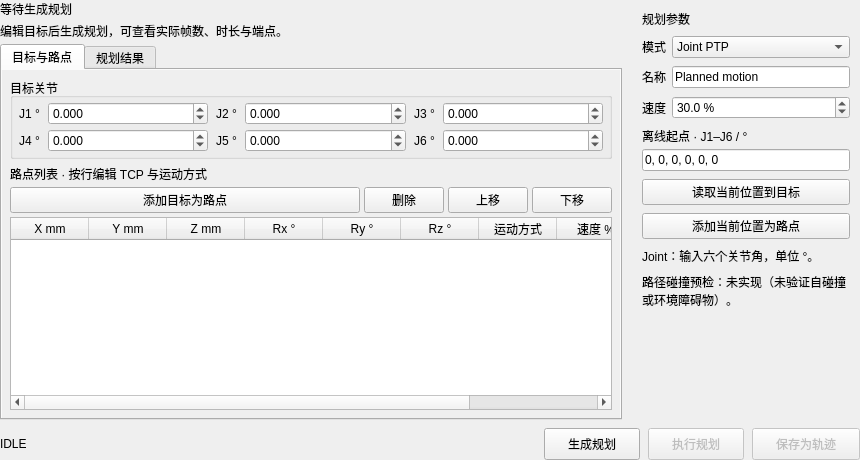
<?xml version="1.0" encoding="UTF-8"?>
<ui version="4.0">
 <class>PlanningPanel</class>
 <widget class="QWidget" name="PlanningPanel">
  <property name="geometry"><rect><x>0</x><y>0</y><width>860</width><height>460</height></rect></property>
  <property name="density" stdset="0"><string notr="true">compact</string></property>
  <layout class="QVBoxLayout" name="planning_page_layout" stretch="1,0">
   <property name="spacing"><number>8</number></property>
   <property name="leftMargin"><number>0</number></property>
   <property name="topMargin"><number>0</number></property>
   <property name="rightMargin"><number>0</number></property>
   <property name="bottomMargin"><number>0</number></property>
   <item>
    <layout class="QHBoxLayout" name="planning_workspace_layout" stretch="1,0">
     <property name="spacing"><number>10</number></property>
     <item>
      <widget class="QWidget" name="planning_editor_panel" native="true">
       <layout class="QVBoxLayout" name="planning_editor_layout" stretch="0,0,1">
        <property name="spacing"><number>4</number></property>
        <property name="leftMargin"><number>0</number></property>
        <property name="topMargin"><number>0</number></property>
        <property name="rightMargin"><number>0</number></property>
        <property name="bottomMargin"><number>0</number></property>
        <item>
         <widget class="QLabel" name="planning_result_state">
          <property name="text"><string>等待生成规划</string></property>
          <property name="wordWrap"><bool>true</bool></property>
          <property name="role" stdset="0"><string notr="true">sectionTitle</string></property>
         </widget>
        </item>
        <item>
         <widget class="QLabel" name="planning_result_summary">
          <property name="text"><string>编辑目标后生成规划，可查看实际帧数、时长与端点。</string></property>
          <property name="wordWrap"><bool>true</bool></property>
          <property name="role" stdset="0"><string notr="true">mutedText</string></property>
         </widget>
        </item>
        <item>
         <widget class="QTabWidget" name="planning_editor_tabs">
          <property name="currentIndex"><number>0</number></property>
          <widget class="QWidget" name="planning_targets_tab">
           <attribute name="title"><string>目标与路点</string></attribute>
           <layout class="QVBoxLayout" name="planning_targets_tab_layout">
            <property name="leftMargin"><number>0</number></property>
            <property name="topMargin"><number>0</number></property>
            <property name="rightMargin"><number>0</number></property>
            <property name="bottomMargin"><number>0</number></property>
            <item>
             <widget class="QScrollArea" name="planning_editor_scroll">
              <property name="frameShape"><enum>QFrame::NoFrame</enum></property>
              <property name="horizontalScrollBarPolicy"><enum>Qt::ScrollBarAlwaysOff</enum></property>
              <property name="widgetResizable"><bool>true</bool></property>
              <widget class="QWidget" name="planning_editor_content">
               <layout class="QVBoxLayout" name="planning_target_content_layout" stretch="0,1">
                <property name="spacing"><number>6</number></property>
                <property name="leftMargin"><number>8</number></property>
                <property name="topMargin"><number>8</number></property>
                <property name="rightMargin"><number>8</number></property>
                <property name="bottomMargin"><number>8</number></property>
                <item>
                 <widget class="QGroupBox" name="planning_target_group">
                  <property name="title"><string>目标关节</string></property>
                  <property name="sizePolicy"><sizepolicy hsizetype="Preferred" vsizetype="Fixed"><horstretch>0</horstretch><verstretch>0</verstretch></sizepolicy></property>
                  <layout class="QGridLayout" name="planning_target_grid" columnstretch="0,1,0,1,0,1">
                   <property name="leftMargin"><number>6</number></property>
                   <property name="topMargin"><number>4</number></property>
                   <property name="rightMargin"><number>6</number></property>
                   <property name="bottomMargin"><number>4</number></property>
                   <property name="horizontalSpacing"><number>8</number></property>
                   <property name="verticalSpacing"><number>4</number></property>
                   <item row="0" column="0"><widget class="QLabel" name="planning_target_labels_0"><property name="text"><string>J1 °</string></property></widget></item>
                   <item row="0" column="1">
                    <widget class="QDoubleSpinBox" name="planning_target_spins_0">
                     <property name="sizePolicy"><sizepolicy hsizetype="Ignored" vsizetype="Fixed"><horstretch>0</horstretch><verstretch>0</verstretch></sizepolicy></property>
                     <property name="minimumSize"><size><width>80</width><height>0</height></size></property>
                     <property name="decimals"><number>3</number></property>
                     <property name="minimum"><double>-100000.000000000000000</double></property>
                     <property name="maximum"><double>100000.000000000000000</double></property>
                    </widget>
                   </item>
                   <item row="0" column="2"><widget class="QLabel" name="planning_target_labels_1"><property name="text"><string>J2 °</string></property></widget></item>
                   <item row="0" column="3">
                    <widget class="QDoubleSpinBox" name="planning_target_spins_1">
                     <property name="sizePolicy"><sizepolicy hsizetype="Ignored" vsizetype="Fixed"><horstretch>0</horstretch><verstretch>0</verstretch></sizepolicy></property>
                     <property name="minimumSize"><size><width>80</width><height>0</height></size></property>
                     <property name="decimals"><number>3</number></property>
                     <property name="minimum"><double>-100000.000000000000000</double></property>
                     <property name="maximum"><double>100000.000000000000000</double></property>
                    </widget>
                   </item>
                   <item row="0" column="4"><widget class="QLabel" name="planning_target_labels_2"><property name="text"><string>J3 °</string></property></widget></item>
                   <item row="0" column="5">
                    <widget class="QDoubleSpinBox" name="planning_target_spins_2">
                     <property name="sizePolicy"><sizepolicy hsizetype="Ignored" vsizetype="Fixed"><horstretch>0</horstretch><verstretch>0</verstretch></sizepolicy></property>
                     <property name="minimumSize"><size><width>80</width><height>0</height></size></property>
                     <property name="decimals"><number>3</number></property>
                     <property name="minimum"><double>-100000.000000000000000</double></property>
                     <property name="maximum"><double>100000.000000000000000</double></property>
                    </widget>
                   </item>
                   <item row="1" column="0"><widget class="QLabel" name="planning_target_labels_3"><property name="text"><string>J4 °</string></property></widget></item>
                   <item row="1" column="1">
                    <widget class="QDoubleSpinBox" name="planning_target_spins_3">
                     <property name="sizePolicy"><sizepolicy hsizetype="Ignored" vsizetype="Fixed"><horstretch>0</horstretch><verstretch>0</verstretch></sizepolicy></property>
                     <property name="minimumSize"><size><width>80</width><height>0</height></size></property>
                     <property name="decimals"><number>3</number></property>
                     <property name="minimum"><double>-100000.000000000000000</double></property>
                     <property name="maximum"><double>100000.000000000000000</double></property>
                    </widget>
                   </item>
                   <item row="1" column="2"><widget class="QLabel" name="planning_target_labels_4"><property name="text"><string>J5 °</string></property></widget></item>
                   <item row="1" column="3">
                    <widget class="QDoubleSpinBox" name="planning_target_spins_4">
                     <property name="sizePolicy"><sizepolicy hsizetype="Ignored" vsizetype="Fixed"><horstretch>0</horstretch><verstretch>0</verstretch></sizepolicy></property>
                     <property name="minimumSize"><size><width>80</width><height>0</height></size></property>
                     <property name="decimals"><number>3</number></property>
                     <property name="minimum"><double>-100000.000000000000000</double></property>
                     <property name="maximum"><double>100000.000000000000000</double></property>
                    </widget>
                   </item>
                   <item row="1" column="4"><widget class="QLabel" name="planning_target_labels_5"><property name="text"><string>J6 °</string></property></widget></item>
                   <item row="1" column="5">
                    <widget class="QDoubleSpinBox" name="planning_target_spins_5">
                     <property name="sizePolicy"><sizepolicy hsizetype="Ignored" vsizetype="Fixed"><horstretch>0</horstretch><verstretch>0</verstretch></sizepolicy></property>
                     <property name="minimumSize"><size><width>80</width><height>0</height></size></property>
                     <property name="decimals"><number>3</number></property>
                     <property name="minimum"><double>-100000.000000000000000</double></property>
                     <property name="maximum"><double>100000.000000000000000</double></property>
                    </widget>
                   </item>
                  </layout>
                 </widget>
                </item>
                <item>
                 <widget class="QWidget" name="planning_waypoint_panel" native="true">
                  <layout class="QVBoxLayout" name="planning_waypoint_layout" stretch="0,0,1">
                   <property name="spacing"><number>4</number></property>
                   <property name="leftMargin"><number>0</number></property>
                   <property name="topMargin"><number>0</number></property>
                   <property name="rightMargin"><number>0</number></property>
                   <property name="bottomMargin"><number>0</number></property>
                   <item>
                    <widget class="QLabel" name="planning_waypoint_heading">
                     <property name="text"><string>路点列表 · 按行编辑 TCP 与运动方式</string></property>
                     <property name="wordWrap"><bool>false</bool></property>
                     <property name="role" stdset="0"><string notr="true">previewTitle</string></property>
                    </widget>
                   </item>
                   <item>
                    <layout class="QHBoxLayout" name="planning_waypoint_tools" stretch="1,0,0,0">
                     <property name="spacing"><number>4</number></property>
                     <item><widget class="QPushButton" name="planning_add_button"><property name="text"><string>添加目标为路点</string></property></widget></item>
                     <item><widget class="QPushButton" name="planning_delete_button"><property name="text"><string>删除</string></property></widget></item>
                     <item><widget class="QPushButton" name="planning_up_button"><property name="text"><string>上移</string></property></widget></item>
                     <item><widget class="QPushButton" name="planning_down_button"><property name="text"><string>下移</string></property></widget></item>
                    </layout>
                   </item>
                   <item>
                    <widget class="QTableWidget" name="planning_table">
                     <property name="minimumSize"><size><width>0</width><height>110</height></size></property>
                     <property name="toolTip"><string>位置单位 mm，姿态单位 °；运动方式填写 ptp 或 linear，速度为 %，停留为 s。可横向滚动查看全部列。</string></property>
                     <property name="alternatingRowColors"><bool>true</bool></property>
                     <property name="selectionBehavior"><enum>QAbstractItemView::SelectRows</enum></property>
                     <property name="selectionMode"><enum>QAbstractItemView::SingleSelection</enum></property>
                     <property name="editTriggers"><set>QAbstractItemView::DoubleClicked|QAbstractItemView::EditKeyPressed|QAbstractItemView::AnyKeyPressed</set></property>
                     <property name="rowCount"><number>0</number></property>
                     <property name="columnCount"><number>9</number></property>
                     <attribute name="horizontalHeaderMinimumSectionSize"><number>64</number></attribute>
                     <attribute name="horizontalHeaderDefaultSectionSize"><number>78</number></attribute>
                     <attribute name="verticalHeaderDefaultSectionSize"><number>28</number></attribute>
                     <column><property name="text"><string>X mm</string></property></column>
                     <column><property name="text"><string>Y mm</string></property></column>
                     <column><property name="text"><string>Z mm</string></property></column>
                     <column><property name="text"><string>Rx °</string></property></column>
                     <column><property name="text"><string>Ry °</string></property></column>
                     <column><property name="text"><string>Rz °</string></property></column>
                     <column><property name="text"><string>运动方式</string></property></column>
                     <column><property name="text"><string>速度 %</string></property></column>
                     <column><property name="text"><string>停留 s</string></property></column>
                    </widget>
                   </item>
                  </layout>
                 </widget>
                </item>
               </layout>
              </widget>
             </widget>
            </item>
           </layout>
          </widget>
          <widget class="QWidget" name="planning_result_tab">
           <attribute name="title"><string>规划结果</string></attribute>
           <layout class="QVBoxLayout" name="planning_result_layout">
            <property name="spacing"><number>6</number></property>
            <property name="leftMargin"><number>8</number></property>
            <property name="topMargin"><number>8</number></property>
            <property name="rightMargin"><number>8</number></property>
            <property name="bottomMargin"><number>8</number></property>
            <item>
             <widget class="QLabel" name="planning_result_caption">
              <property name="text"><string>规划详情 · 端点、速度、加速度与实际错误信息</string></property>
              <property name="wordWrap"><bool>true</bool></property>
              <property name="role" stdset="0"><string notr="true">previewTitle</string></property>
             </widget>
            </item>
            <item>
             <widget class="QPlainTextEdit" name="planning_preview_text">
              <property name="readOnly"><bool>true</bool></property>
              <property name="placeholderText"><string>生成规划后，在此查看实际结果。</string></property>
             </widget>
            </item>
           </layout>
          </widget>
         </widget>
        </item>
       </layout>
      </widget>
     </item>
     <item>
      <widget class="QFrame" name="planning_parameter_panel">
       <property name="minimumSize"><size><width>210</width><height>0</height></size></property>
       <property name="maximumSize"><size><width>228</width><height>16777215</height></size></property>
       <property name="role" stdset="0"><string notr="true">surfacePanel</string></property>
       <layout class="QVBoxLayout" name="planning_parameter_layout">
        <property name="leftMargin"><number>0</number></property>
        <property name="topMargin"><number>0</number></property>
        <property name="rightMargin"><number>0</number></property>
        <property name="bottomMargin"><number>0</number></property>
        <item>
         <widget class="QScrollArea" name="planning_parameter_scroll">
          <property name="frameShape"><enum>QFrame::NoFrame</enum></property>
          <property name="horizontalScrollBarPolicy"><enum>Qt::ScrollBarAlwaysOff</enum></property>
          <property name="widgetResizable"><bool>true</bool></property>
          <widget class="QWidget" name="planning_parameter_content">
           <layout class="QVBoxLayout" name="planning_parameter_content_layout">
            <property name="spacing"><number>8</number></property>
            <property name="leftMargin"><number>10</number></property>
            <property name="topMargin"><number>10</number></property>
            <property name="rightMargin"><number>10</number></property>
            <property name="bottomMargin"><number>10</number></property>
            <item><widget class="QLabel" name="planning_parameter_heading"><property name="text"><string>规划参数</string></property><property name="role" stdset="0"><string notr="true">sectionTitle</string></property></widget></item>
            <item>
             <layout class="QFormLayout" name="planning_parameter_form">
              <property name="horizontalSpacing"><number>6</number></property>
              <property name="verticalSpacing"><number>8</number></property>
              <property name="fieldGrowthPolicy"><enum>QFormLayout::AllNonFixedFieldsGrow</enum></property>
              <item row="0" column="0"><widget class="QLabel" name="planning_mode_label"><property name="text"><string>模式</string></property></widget></item>
              <item row="0" column="1">
               <widget class="QComboBox" name="planning_mode_combo">
                <item><property name="text"><string>Joint PTP</string></property></item>
                <item><property name="text"><string>TCP PTP</string></property></item>
                <item><property name="text"><string>TCP Linear</string></property></item>
                <item><property name="text"><string>Waypoints</string></property></item>
               </widget>
              </item>
              <item row="1" column="0"><widget class="QLabel" name="planning_name_label"><property name="text"><string>名称</string></property></widget></item>
              <item row="1" column="1"><widget class="QLineEdit" name="planning_name_edit"><property name="text"><string>Planned motion</string></property></widget></item>
              <item row="2" column="0"><widget class="QLabel" name="planning_speed_label"><property name="text"><string>速度</string></property></widget></item>
              <item row="2" column="1">
               <widget class="QDoubleSpinBox" name="planning_speed_spin">
                <property name="suffix"><string> %</string></property>
                <property name="decimals"><number>1</number></property>
                <property name="minimum"><double>1.000000000000000</double></property>
                <property name="maximum"><double>100.000000000000000</double></property>
                <property name="value"><double>30.000000000000000</double></property>
               </widget>
              </item>
             </layout>
            </item>
            <item>
             <widget class="QWidget" name="planning_offline_panel" native="true">
              <layout class="QVBoxLayout" name="planning_offline_layout">
               <property name="spacing"><number>4</number></property>
               <property name="leftMargin"><number>0</number></property>
               <property name="topMargin"><number>0</number></property>
               <property name="rightMargin"><number>0</number></property>
               <property name="bottomMargin"><number>0</number></property>
               <item><widget class="QLabel" name="planning_offline_label"><property name="text"><string>离线起点 · J1–J6 / °</string></property></widget></item>
               <item><widget class="QLineEdit" name="planning_offline_start"><property name="text"><string>0, 0, 0, 0, 0, 0</string></property><property name="toolTip"><string>六个关节角，逗号分隔，单位 °；连接后需重新规划。</string></property></widget></item>
              </layout>
             </widget>
            </item>
            <item><widget class="QPushButton" name="planning_read_button"><property name="text"><string>读取当前位置到目标</string></property></widget></item>
            <item><widget class="QPushButton" name="planning_add_current_button"><property name="text"><string>添加当前位置为路点</string></property></widget></item>
            <item>
             <widget class="QLabel" name="planning_target_help">
              <property name="text"><string>Joint：输入六个关节角，单位 °。</string></property>
              <property name="wordWrap"><bool>true</bool></property>
              <property name="role" stdset="0"><string notr="true">mutedText</string></property>
             </widget>
            </item>
            <item>
             <widget class="QLabel" name="planning_collision_notice">
              <property name="text"><string>路径碰撞预检：未实现（未验证自碰撞或环境障碍物）。</string></property>
              <property name="wordWrap"><bool>true</bool></property>
              <property name="role" stdset="0"><string notr="true">mutedText</string></property>
             </widget>
            </item>
            <item><spacer name="planning_parameter_spacer"><property name="orientation"><enum>Qt::Vertical</enum></property><property name="sizeHint" stdset="0"><size><width>0</width><height>0</height></size></property></spacer></item>
           </layout>
          </widget>
         </widget>
        </item>
       </layout>
      </widget>
     </item>
    </layout>
   </item>
   <item>
    <widget class="QFrame" name="planning_action_bar">
     <layout class="QHBoxLayout" name="planning_action_layout" stretch="1,0,0,0">
      <property name="spacing"><number>8</number></property>
      <property name="leftMargin"><number>0</number></property>
      <property name="topMargin"><number>0</number></property>
      <property name="rightMargin"><number>0</number></property>
      <property name="bottomMargin"><number>0</number></property>
      <item><widget class="QLabel" name="planning_status_label"><property name="text"><string>IDLE</string></property><property name="wordWrap"><bool>true</bool></property><property name="role" stdset="0"><string notr="true">mutedText</string></property></widget></item>
      <item><widget class="QPushButton" name="planning_plan_button"><property name="minimumSize"><size><width>96</width><height>32</height></size></property><property name="text"><string>生成规划</string></property><property name="role" stdset="0"><string notr="true">primary</string></property></widget></item>
      <item><widget class="QPushButton" name="planning_execute_button"><property name="enabled"><bool>false</bool></property><property name="minimumSize"><size><width>96</width><height>32</height></size></property><property name="text"><string>执行规划</string></property></widget></item>
      <item><widget class="QPushButton" name="planning_save_button"><property name="enabled"><bool>false</bool></property><property name="minimumSize"><size><width>108</width><height>32</height></size></property><property name="text"><string>保存为轨迹</string></property></widget></item>
     </layout>
    </widget>
   </item>
  </layout>
 </widget>
 <resources/>
 <connections/>
</ui>
